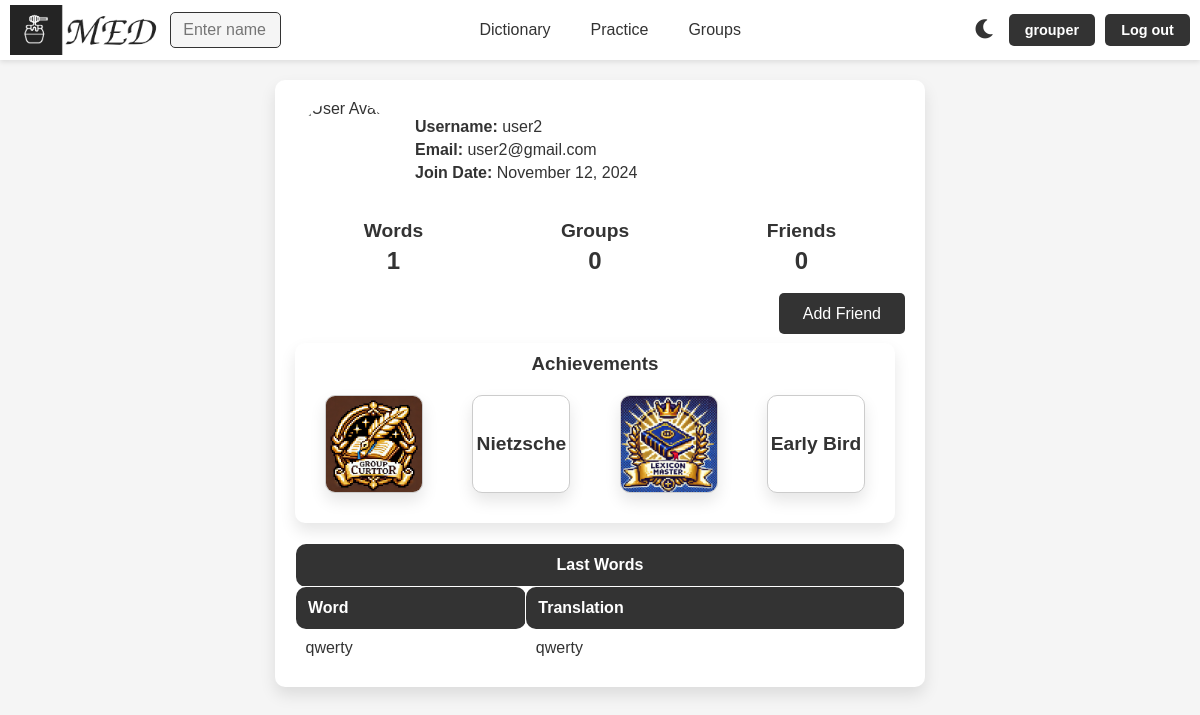
Page /profile/user2/ (signed in) on the earlier database version.
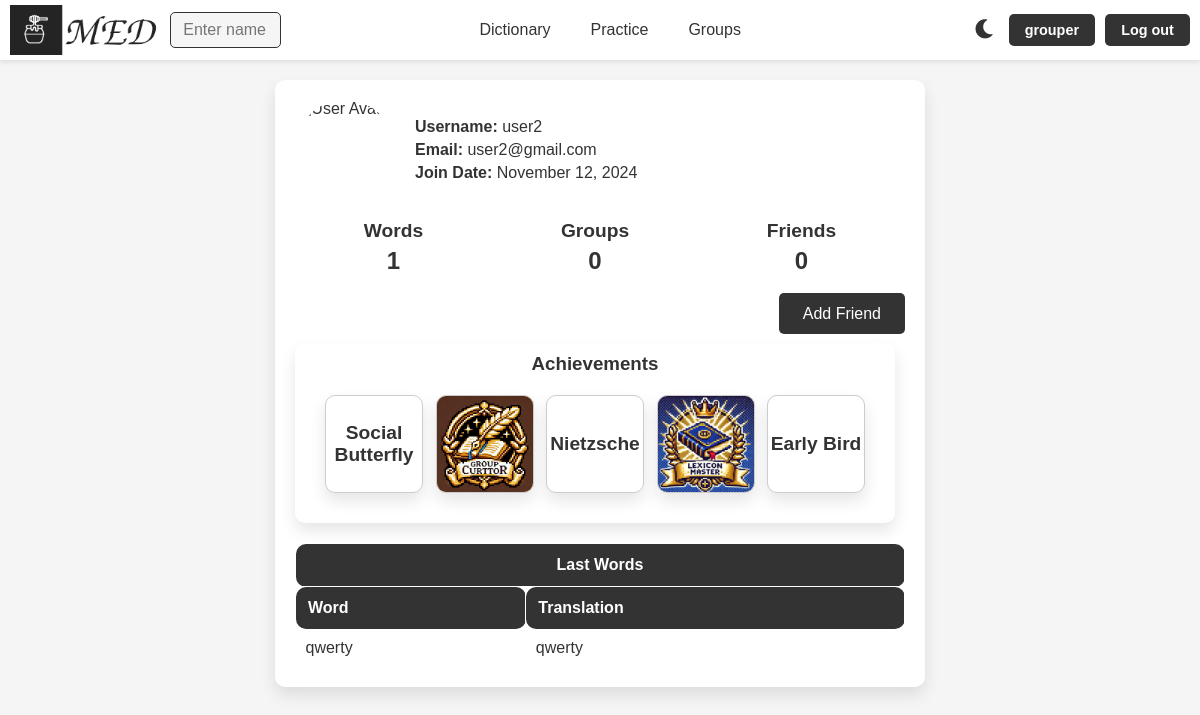
Same page on the later database version.
### med/models.py (models this page shows, shortened)
class UserAchievement(models.Model):
    user = models.ForeignKey(User, on_delete=models.CASCADE)
    achievement = models.ForeignKey(Achievement, on_delete=models.CASCADE)
    time_get = models.DateTimeField(auto_now_add=True)
    class Meta:
        ordering = ['-time_get']
        indexes = [
            models.Index(fields=['-time_get'])
        ]

class Achievement(models.Model):
    ACH_TYPE_CHOICES = [
        ('1', 'Words'),
        ('2', 'Groups'),
        ('3', 'Friends'),
        ('4', 'Reading'),
        ('5', 'Interaction'),
        ('6', 'Content Quality'),
        ('7', 'Special')
    ]
    name = models.CharField(max_length=100)
    description = models.TextField()
    requirements = models.TextField(blank=True)
    level = models.PositiveIntegerField()
    icon = models.ImageField(upload_to='achievements/', blank=True)
    ach_type = models.CharField(max_length=20, choices=ACH_TYPE_CHOICES)
    def get_icon_url(self):
        if self.icon:
            return f'/media/achievements/{self.icon.name.split("/")[-1]}'
        return self.name

class Word(models.Model):
    TYPE_CHOICES = [
        ('noun', 'Noun'),
        ('verb', 'Verb'),
        ('adjective', 'Adjective'),
        ('adverb', 'Adverb'),
        ('pronoun', 'Pronoun'),
        ('phrasal verb', 'Phrasal verb'),
        ('other', 'Other')
    ]
    word = models.CharField(max_length=100)
    translation = models.CharField(max_length=100)
    example = models.TextField(blank=True)
    time_create = models.DateTimeField(auto_now_add=True)
    time_update = models.DateTimeField(auto_now=True)
    user = models.ForeignKey(User, on_delete=models.CASCADE)
    is_favourite = models.BooleanField(default=False)
    word_type = models.CharField(max_length=20, choices=TYPE_CHOICES, default='other')
    class Meta:
        ordering = ['-time_create', 'word']
        indexes = [
            models.Index(fields=['-time_create'])
        ]

### med/views.py (the view)
# urls.py: path('profile/<slug:user_name>/', views.ProfileView.as_view(), name='profile'),
@method_decorator(login_required, name='dispatch')
class ProfileView(View):
    def get(self, request, user_name, **kwargs):
        def get_user_data(user):
            user_profile, created = UserProfile.objects.get_or_create(user=user)
            is_favorite = user_profile.what_type_show == 'fav'
            recent_words = Word.objects.filter(
                user=user,
                is_favourite=is_favorite
            )[:user_profile.words_num_in_prof] if is_favorite else Word.objects.filter(user=user)[:user_profile.words_num_in_prof]
            words = Word.objects.filter(user=user)
            word_count = words.count()
            group_count = max((WordGroup.objects.filter(user=user).count() +
                            WordGroup.objects.filter(uses_users=self.request.user).count()) - 1, 0)
            friends = User.objects.filter(
                Q(friendship_requests_sent__receiver=user, friendship_requests_sent__status='accepted') |
                Q(friendship_requests_received__sender=user, friendship_requests_received__status='accepted')
            ).distinct()
            word_stats = words.values('word_type').annotate(count=Count('id'))
            word_type_data = json.dumps([
                {
                    'name': word_type['word_type'].capitalize(),
                    'y': word_type['count']
                }
                for word_type in word_stats
            ])
            n_days = 7
            today = now().date()
            start_date = today - timedelta(days=n_days)
            daily_word_count = words.filter(time_create__date__gte=start_date).annotate(
                day=TruncDay('time_create')
            ).values('day').annotate(count=Count('id')).order_by('day')
            daily_data = {
                str(entry['day'].date()): entry['count']
                for entry in daily_word_count
            }
            daily_chart_data = json.dumps({
                'categories': [(start_date + timedelta(days=i)).strftime('%Y-%m-%d') for i in range(n_days + 1)],
                'data': [daily_data.get((start_date + timedelta(days=i)).strftime('%Y-%m-%d'), 0) for i in range(n_days + 1)],
            })
            if user_profile.chenged_order:
                achievements_order = user_profile.achicment_order.strip('[]').replace('"', '').split(",")
                order = [int(i) for i in achievements_order]
                achievements = UserAchievement.objects.filter(
                    user=request.user,
                    id__in=achievements_order
                ).order_by(Case(*[When(id=id, then=pos) for pos, id in enumerate(order)]))
            else:
                achievements = UserAchievement.objects.filter(user=request.user)[:5]
            process_special_achivments(user)
            return {
                'user_profile': user_profile,
                'recent_words': recent_words,
                'word_count': word_count,
                'group_count': group_count,
                'friends': friends,
                'friend_count': friends.count(),
                'is_favorite': is_favorite,
                'word_type_data': word_type_data,
                'daily_chart_data': daily_chart_data,
                'order': user_profile.charts_order.split(','),
                'achievements': achievements,
            }
        profile_user = get_object_or_404(User, username=user_name)
        is_my_profile = profile_user == request.user
        profile_data = get_user_data(profile_user)
        is_requests_in = True if Friendship.objects.filter(receiver=request.user, sender=profile_user, status='pending').values_list('sender', flat=True) else False
        is_requests_out = True if Friendship.objects.filter(sender=request.user, receiver=profile_user, status='pending').values_list('receiver', flat=True) else False
        if not is_my_profile:
            profile_data['is_friends'] = request.user in profile_data['friends']
        else:
            profile_data['friend_requests'] = Friendship.objects.filter(receiver=request.user, status='pending')
        friendships = Friendship.objects.filter(
            Q(sender=profile_user, status='accepted') |
            Q(receiver=profile_user, status='accepted')
        )
        if not is_my_profile and profile_data['is_friends']:
            friendship = friendships.filter(sender=profile_user, receiver=request.user).first() or friendships.filter(sender=request.user, receiver=profile_user).first()
            profile_user.friendship_id = friendship.id if friendship else None
        return render(request, 'med/profile.html', {
            **profile_data,
            'user': profile_user,
            'logged_user': request.user,
            'is_my_profile': is_my_profile,
            'is_profile': True,
            'is_requests_in': is_requests_in,
            'is_requests_out': is_requests_out,
        })

### med/models.py (called while the page is built)
    def get_avatar_url(self):
        if self.avatar:
            return f'/media/avatars/{self.avatar.name.split("/")[-1]}'
        return '/static/med/img/base/default_avatar.png'

### med/templates/med/profile.html (shortened to what this page needs)
{% extends "base.html" %}
{% load static %}
{% block content %}
<div class="profile-container">
    <div class="profile-info">
        <img class="profile-avatar" src="{{ user_profile.get_avatar_url }}" alt="User Avatar">
        <div class="profile-details">
            <p><strong>Username:</strong> {{ user.username }}</p>
            <p><strong>Email:</strong> {{ user.email }}</p>
            <p><strong>Join Date:</strong> {{ user.date_joined|date:"F j, Y" }}</p>
        </div>
    </div>
    <div class="stats">
        <div class="stat-item">
            <a href="{% url 'words' user.username %}">
                <p><strong>Words</strong></p>
                <p>{{ word_count }}</p>
            </a>
        </div>
        <div class="stat-item">
            {% if is_my_profile %}
            <a href="{% url 'groups' %}">
                <p><strong>Groups</strong></p>
                <p> {{ group_count }} </p>
            </a>
            {% else %}
                <p><strong>Groups</strong></p>
                <p> {{ group_count }} </p>
            {% endif %}
        </div>
        <div class="stat-item">
            <a href="{% url 'friends_list' user.username %}">
                <p><strong>Friends</strong></p>
                <p> {{ friend_count }} </p>
            </a>
        </div>
    </div>
    {% if is_my_profile %}
    <div class="buttons profile-buttons">
        <a href="{% url 'edit_profile' %}">Edit Profile</a>
    </div>
    {% else %}
    {% if not is_friends %}
    {% if is_requests_in %}
        <div class="buttons">
            <a href="{% url 'respond_friend_request_a' user.id request.user.id 'accept' %}" class="add-friend-link">Accept</a>
            <a href="{% url 'respond_friend_request_a' user.id request.user.id 'reject' %}" class="add-friend-link">Reject</a>
        </div>
    {% elif is_requests_out %}
        <div class="buttons">
            <a href="{% url 'respond_friend_request_a' user.id request.user.id 'reject' %}" class="add-friend-link">Cancel</a>
        </div>
    {% else %}
    <div class="buttons profile-buttons">
        <a href="{% url 'add_friend' user.username %}" class="add-friend-link">Add Friend</a>
    </div>
    {% endif %}
    {% else %}
    <div class="buttons profile-buttons">
        <a href="{% url 'delete_friend' friendship_id=user.friendship_id %}" class="remove-friend-link">Remove Friend</a>
    </div>
    {% endif %}
    {% endif %}
    {% if achievements %}
    <div class="achievements">
        <form style="margin: 20px 0px; padding: 10px;">
            <a href="{% url 'achievement' %}"><h3>Achievements</h3></a>
            <div class="achievements-container">
                {% for achievement in achievements %}
                {% if achievement.achievement.icon %}
                        <img data-id="{{ achievement.id }}" class="achievement-block achievement-icon prof_ach_ic" src="{{ achievement.achievement.get_icon_url }}" alt="Achievement icon">
                {% else %}
                <div class="achievement-block" data-id="{{ achievement.id }}">
                        <h4 class="achievement-title">{{ achievement.achievement.name }}</h4>
                </div>
                {% endif %}
                {% endfor %}
            </div>
        </form>
    </div>
    {% endif %}
    {% if recent_words %}
    <div class="last5words">
        <table class="word_table profile-words">
            <thead>
                <tr>
                    <th colspan="2" class="center-table">Last Words {% if is_favorite %} <img class="th_f profile_f" src="{% static 'med/img/base/f_dark.png' %}" alt="Favourite_img"> {% endif %}</th>
                </tr>
                <tr>
                    <th>Word</th>
                    <th>Translation</th>
                </tr>
            </thead>
            <tbody>
                {% for word in recent_words %}
                    <tr>
                        <td>{{ word.word }}</td>
                        <td>{{ word.translation }}</td>
                    </tr>
                {% endfor %}
            </tbody>
        </table>
    </div>
    {% endif %}
</div>
{% endblock %}

Differences in the rows shown:
added UserAchievement: achievement.name "Social Butterfly"
